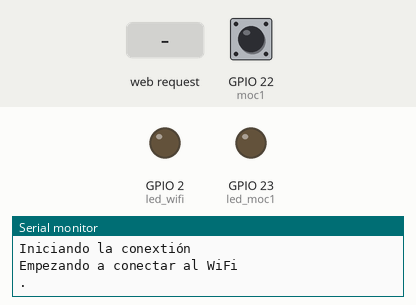
Recording of a sketch running on a simulated ESP32. Parts: output pins drawn as LEDs (lit = HIGH), the last lines printed to the serial monitor. The inputs (shaded band) are chosen by the test bench; at power-on: GPIO 22 (moc1) HIGH. WiFi joins after 1.5 s; servers stay silent unless stated; pins used as bus, display or sensor lines are not drawn.

Above: at 0.3 s.
At 2.7 s:
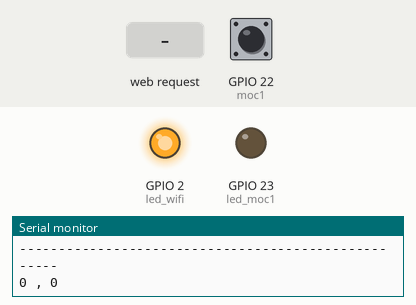
2.8 s: HTTP request GET /on received
6.0 s: GPIO 22 (moc1) pulled LOW for 3.2 s
12.0 s: HTTP request GET /off received
Timing chart, 0 to 15.0 s (numbered marks = the images above; inputs shaded):
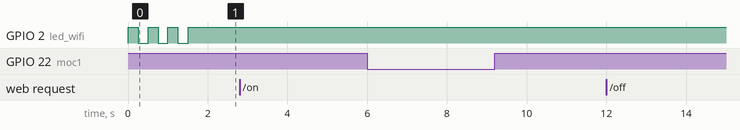

The sketch:

apagador_escalera.ino
```cpp
#include <WiFi.h>
#include <HTTPClient.h>
#include <ArduinoJson.h>

const char* ssid = "INSOEL-IoT 2";
const char* password = "86723558";

IPAddress local_IP(192, 168, 0, 9);
IPAddress gateway(192, 168, 0, 1);
IPAddress subnet(255, 255, 255, 0);

WiFiServer server(80);
uint8_t led_wifi = 2;

uint8_t led_moc1 = 23;
byte moc1 = 22;

uint8_t s1 = 5;
bool status_s1 = 0;

bool bandera, start;

String header,estado;

boolean sensor_apagador,aux_sensor_apagador;
boolean control_calendario_celda;

unsigned long startmillis;
unsigned long currentmillis;
unsigned long tiempo_peticion = 1000;

void connectar_to_ssid(){
  Serial.print("Conectado a : ");
  Serial.println(ssid);

  if (!WiFi.config(local_IP, gateway, subnet)) {
    Serial.println("Fallo la configuracion estatica");
  }

  Serial.println(WiFi.begin(ssid,password) ? "Iniciando la conextión" : "Fallo el inicio");
  Serial.println("Empezando a conectar al WiFi");

  while(WiFi.status() != WL_CONNECTED){
    Serial.print(".");
    digitalWrite(led_wifi,HIGH);
    delay(250);
    digitalWrite(led_wifi,LOW);
    delay(250);
  }
  Serial.println();

  Serial.println("");
  Serial.println("WiFi connected");
  Serial.println("");
  Serial.print("La ip del servidor: ");
  Serial.println(WiFi.localIP());
}


void response(WiFiClient client,uint8_t s){

  if(client){
    Serial.println("Nuevo cliente conectado");
      while(client.connected()){
          if(client.available()){
              header = client.readStringUntil('\r');
              Serial.println(header);

              if(header.indexOf("/on") >= 0){
                Serial.println("on");
                estado = "on";
                status_s1 = 1;
                digitalWrite(s,HIGH);
              }else if(header.indexOf("/off") >=0){
                Serial.println("off");
                estado = "off";
                status_s1 = 0;
                digitalWrite(s,LOW);
              }

              client.println("HTTP/1.1 200 OK");
              client.println("Access-Control-Allow-Origin:*");
              client.println("Access-Control-Allow-Methods:POST,GET");
              client.println("Content-Type: text/html");
              client.println();

              client.println("<!DOCTYPE html><html>");
              client.println("<body><h1>Control</h1>");

              if(estado=="off"){
                client.println("<p>off</p>");
              }else if(estado=="on"){
                client.println("<p>on</p>");
              }else{
                client.println("<p>Sin instrucciones</p>");
              }
              client.println("</body></html>");
              client.println("Connection: close");
              break;
          }
      }
      client.stop();
      estado = "";
      header = "";
      Serial.println("Cliente desconectado");
  }
}

String request(const char* host,const int httpPort,String url){
  String payload;
  String url_aux = "http://"+String(host)+":"+String(httpPort)+"/"+url;
  HTTPClient http;

  Serial.println(url_aux);

  http.begin(url_aux); //Specify the URL and certificate
  int httpCode = http.GET();                                                  //Make the request

  if (httpCode > 0) { //Check for the returning code

      payload = http.getString();
      Serial.println(httpCode);
      Serial.println(payload);
  }else {
    Serial.println("Error on HTTP request");
  }

  http.end();
  return payload;
}

bool  ZeroCross(byte moc){
  bool  Cross;
  for(byte n=0;n<16;n++){
    if(digitalRead(moc) == 0){
      Cross = 1;
      break;
    }else{
      Cross = 0;
    }
    delay(1);
  }
  return(Cross);
}

void actualizacionStatus(const char* host,const int httpPort,String url,uint8_t led,bool moc){
  if(bandera || start){
    start = false;
    bandera = false;
    digitalWrite(led,moc);
    request(host,httpPort,url);
    if(moc)
      Serial.println("Encendido");
    else
      Serial.println("Apagado");
  }
}

bool controlApagador(bool moc,bool aux_moc,uint8_t led){
  WiFiClient client;
  const char* host = "192.168.0.16";
  const int httpPort = 80;
  String url = "";

 if(moc != aux_moc){
  Serial.println("Envio de datos");
  aux_moc = moc;
 }

 client = server.available();
 response(client,led);

 return aux_moc;

}

void setup() {
  Serial.begin(115200);
  pinMode(led_wifi,OUTPUT);
  pinMode(s1,OUTPUT);

  pinMode(moc1,INPUT_PULLUP);
  pinMode(led_moc1,OUTPUT);

  bandera = false;  start = true;

  tiempo_peticion *= 10;

  connectar_to_ssid();

  server.begin();
  Serial.println("Se ha iniciado el servidor en el puerto 80");
  Serial.println();
  Serial.println("----------------------------------------------------");
  digitalWrite(led_wifi,HIGH);

}

void loop() {
  sensor_apagador = ZeroCross(moc1);
  if(start){
    aux_sensor_apagador = sensor_apagador;
    start = false;
  }
  Serial.print(sensor_apagador);
  Serial.print(" , ");
  Serial.println(aux_sensor_apagador);

  aux_sensor_apagador = controlApagador(sensor_apagador,aux_sensor_apagador,s1);
  delay(3000);
}
```
